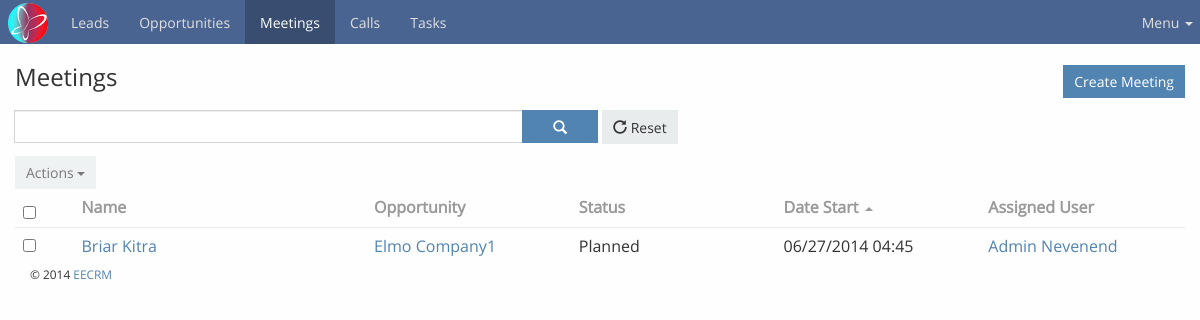
The page /modules/meeting/index.php (signed in) on the database its author committed.
### tables this page shows
CREATE TABLE IF NOT EXISTS `meeting` (
  `id` int(11) unsigned NOT NULL AUTO_INCREMENT,
  `name` varchar(255) DEFAULT NULL,
  `status` enum('Planned','Held','Not Held') DEFAULT 'Planned',
  `date_start` datetime DEFAULT NULL,
  `date_end` datetime DEFAULT NULL,
  `duration` int(11) DEFAULT '3600',
  `description` text,
  `created_at` datetime DEFAULT NULL,
  `modified_at` datetime DEFAULT NULL,
  `deleted` tinyint(1) DEFAULT '0',
  `assigned_user_id` int(11) DEFAULT NULL,
  `modified_by_id` int(11) DEFAULT NULL,
  `created_by_id` int(11) DEFAULT NULL,
  `parent_id` int(11) DEFAULT NULL,
  `parent_type` enum('Opportunity') DEFAULT 'Opportunity',
  PRIMARY KEY (`id`)
);

CREATE TABLE IF NOT EXISTS `opportunities` (
  `id` int(11) NOT NULL AUTO_INCREMENT,
  `lead_id` int(11) NOT NULL,
  `company_name` varchar(255) DEFAULT NULL,
  `contact_person` varchar(255) NOT NULL,
  `stage` int(11) DEFAULT '0',
  `lead_source` int(11) DEFAULT '0',
  `email_address` varchar(255) NOT NULL,
  `phone` varchar(255) NOT NULL,
  `website` varchar(255) DEFAULT NULL,
  `address_street` varchar(255) DEFAULT NULL,
  `address_city` varchar(255) DEFAULT NULL,
  `address_state` varchar(255) DEFAULT NULL,
  `address_country` varchar(255) DEFAULT NULL,
  `address_postal_code` varchar(255) DEFAULT NULL,
  `description` longtext,
  `created_at` datetime DEFAULT NULL,
  `modified_at` datetime DEFAULT NULL,
  `deleted` tinyint(1) DEFAULT '0',
  `assigned_user_id` varchar(24) DEFAULT NULL,
  `modified_by_id` varchar(24) DEFAULT NULL,
  `created_by_id` varchar(24) DEFAULT NULL,
  PRIMARY KEY (`id`)
);

### include/utils-meeting.php (called while the page is built, shortened)
<?php
require_once 'database.php';
function getAllMeetings($offset, $limit, $userId = NULL, $searchString = '')
{
    global $db;
    $sqlQuery = "SELECT m.*, CONCAT(u.first_name, ' ', u.last_name) AS assignedUser,
                    o.company_name AS oppName, o.id AS oppId
                 FROM meeting AS m
                 JOIN users AS u ON m.assigned_user_id = u.id
                 LEFT JOIN opportunities o ON m.parent_id = o.id
                 WHERE ";
    $sqlQuery .= " m.deleted = '0' LIMIT 0,50";
    $stmt = $db->prepare($sqlQuery);
    $stmt->execute();
    $columns = $stmt->columnCount();
    if ($columns > 0) {
        $users = $stmt->fetchAll(PDO::FETCH_ASSOC);
    }
    return ($users)? $users : NULL;
}

### include/utils-helpers.php (called while the page is built, shortened)
<?php
function sanitizeString($string)
{
    return stripslashes($string);
}
function getFormattedDate($date = NULL, $format = "Y-m-d H:i:s")
{
    if ($date != NULL) {
        $date = date($format,strtotime($date));
    } else {
        $date = date($format);
    }
    return $date;
}

### modules/meeting/index.php (the view, shortened to what this page needs)
<?php
require_once dirname(__DIR__) . '/../common/header.php';
require_once $include_directory . 'utils-meeting.php';
try {
    $meetings = getAllMeetings(0, MAX_ROWS);
} catch (Exception $exc) {
    setSessionValue('errorMessage', $exc->getMessage());
}
    ?>
<div class="container content">
    <div id="main"><div class="page-header"><div class="row">
                <div class="col-lg-7 col-sm-7">
                    <h3>Meetings</h3>
                </div>
                <div class="col-lg-5 col-sm-5">
                    <div class="header-buttons btn-group pull-right">
                        <a class="btn btn-primary" href="<?php echo BASEPATH;?>modules/meeting/create.php">Create Meeting</a>
                    </div>
                </div>
            </div>
        </div>
        <div class="search-container">
            <div class="row search-row">
                <div class="form-group col-sm-6">
                    <div class="input-group">
                        <input type="text" value="" name="filter" class="form-control filter">
                        <div class="input-group-btn">
                            <button data-module="meeting" data-isadmin ="0" data-action="search" class="btn btn-primary search btn-icon" type="button" />
                                <span class="glyphicon glyphicon-search"></span>
                        </div>
                    </div>
                </div>
                <div class="form-group col-sm-6">
                    <div class="btn-group">
                        <button data-action="reset" class="btn btn-default resetrecord" type="button">
                            <span class="glyphicon glyphicon-repeat"></span>&nbsp;Reset
                        </button>
                </div>
            </div>
            <div class="row advanced-filters">
            </div>
        </div>
        <div class="list-container">
            <?php if ($meetings !== NULL):  ?>
            <div class="list-buttons-container clearfix">
                <div class="btn-group actions">
                    <button disabled="" data-toggle="dropdown" class="btn btn-default dropdown-toggle actions-button" type="button">
                        Actions
                        <span class="caret"></span>
                    </button>
                </div>
            </div>
            <div class="list">
                <table class="table">
                    <thead>
                        <tr>
                            <th width="5%">
                                <input type="checkbox" class="selectAll"></th>
                            <th width="25%">
                                <a data-name="name" class="sort" href="javascript:">Name</a>
                            </th>
                            <th>
                                <a data-name="Opportunity" class="sort" href="javascript:">Opportunity</a>
                            </th>
                            <th>
                                <a data-name="Status" class="sort" href="javascript:">Status</a>
                            </th>
                            <th>
                                <a data-name="Date Start" class="sort" href="javascript:">Date Start</a>
                                <span class="caret-up"></span>
                            </th>
                            <th>
                                <a data-name="assigned user" class="sort" href="javascript:">Assigned User</a>
                            </th>
                        </tr>
                    </thead>
                    <tbody>
                            <?php foreach ($meetings as $meeting): ?>
                                <tr data-id="<?php echo $meeting['id'];?>" class="initial">
                                    <td class="cell cell-checkbox">
                                        <input type="checkbox" data-id="<?php echo $meeting['id']; ?>" class="record-checkbox records-multiaction">
                                    </td>
                                    <td class="cell cell-name">
                                        <a title="<?php echo sanitizeString($meeting['name']); ?>" data-id="<?php echo $meeting['id']; ?>" class="link" href="<?php echo BASEPATH;?>modules/meeting/view.php?id=<?php echo $meeting['id']; ?>"><?php echo sanitizeString($meeting['name']); ?></a>
                                    </td>
                                    <td class="cell cell-status">
                                        <?php echo ($meeting['parent_id']) ? '<a data-id="' . $meeting['parent_id'] . '" class="link" href="' . BASEPATH . 'modules/opportunities/view.php?id=' . $meeting['parent_id'] . '">' . $meeting['oppName'] . '</a>' : ''?>
                                    </td>
                                    <td class="cell cell-emailAddress">
                                        <span class="text-default"><?php echo sanitizeString($meeting['status']);?></span>
                                    </td>
                                    <td class="cell cell-createdAt">
                                        <?php echo getFormattedDate($meeting['date_start'], "m/d/Y h:i")?>
                                    </td>
                                    <td width="7%" class="cell cell-buttons">
                                        <a data-id="<?php echo $meeting['assigned_user_id']; ?>" class="link" href="<?php echo ADMINPATH;?>modules/users/view.php?id=<?php echo $meeting['assigned_user_id']; ?>"><?php echo sanitizeString($meeting['assignedUser']); ?></a>
                                    </td>
                            </tr>
                            <?php endforeach; ?>
                    </tbody>
                </table>
           </div>
            <?php else: ?>
                No data.
           <?php endif;?>
        </div>
    </div>
</div>
<?php
require_once dirname(__DIR__) . '/../common/footer.php';
?>

### rows shown on the page
meeting: name "Briar Kitra", opportunities.company_name "Elmo Company1", status "Planned", date_start "06/27/2014 04:45", assignedUser "Admin Nevenend"
